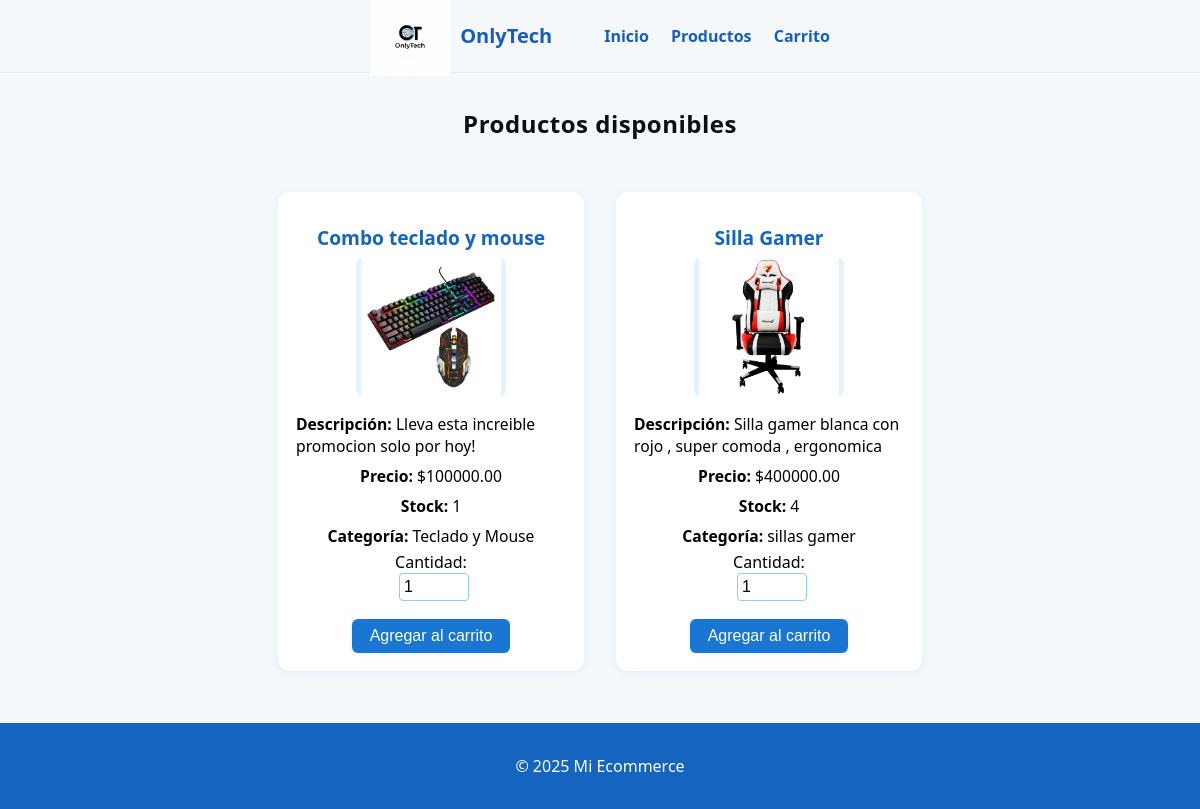
/, run on an earlier commit of the app's database.
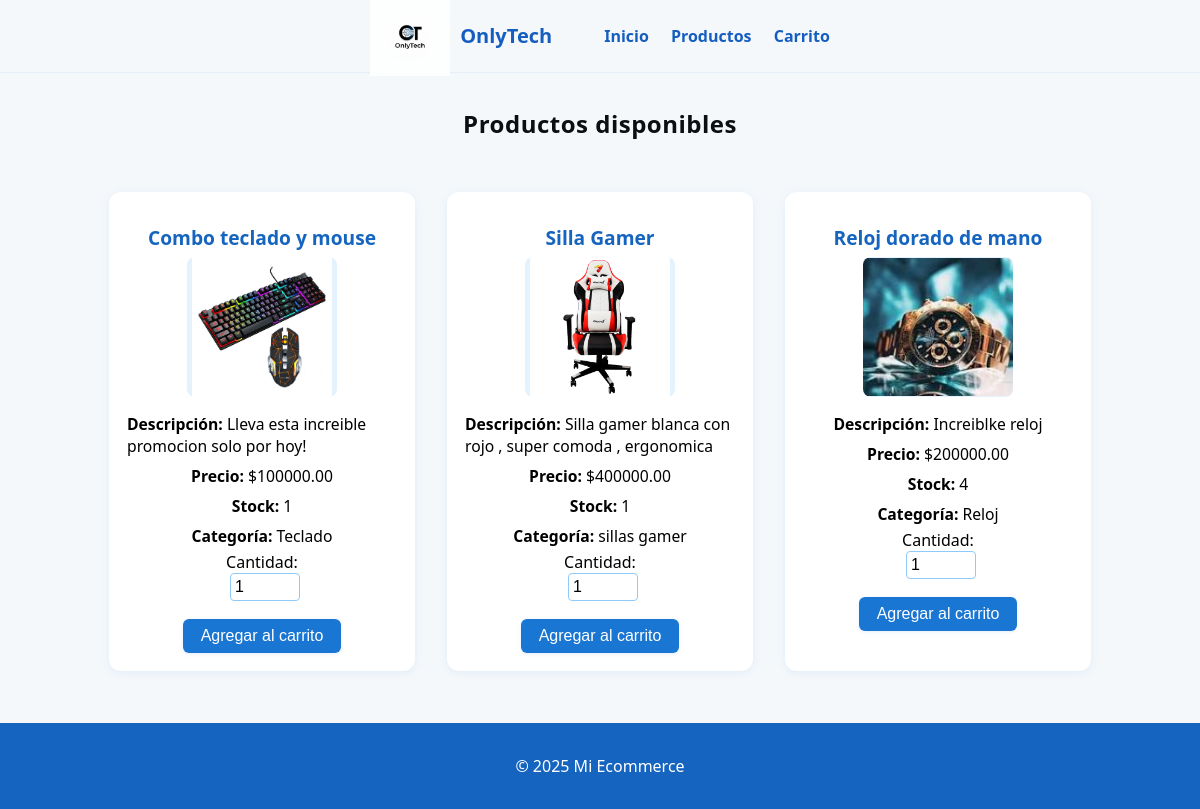
And on a later commit of the database.
### tienda/models.py (models this page shows, shortened)
class Producto(models.Model):
    nombre = models.CharField(max_length=100)
    descripcion = models.TextField()
    precio = models.DecimalField(max_digits=10, decimal_places=2)
    stock = models.IntegerField()
    categoria = models.ForeignKey(CategoriaProducto, on_delete=models.CASCADE)
    imagen = models.ImageField(upload_to='productos/', null=True, blank=True)  # 👈 NUEVO CAMPO

class CategoriaProducto(models.Model):
    nombre_categoria = models.CharField(max_length=100)

### tienda/views.py (the view)
# urls.py: path('', views.home, name='home'),
def home(request):
    productos = Producto.objects.filter(stock__gt=0)
    return render(request, 'tienda/index.html', {'productos': productos})

### tienda/templates/tienda/index.html
{% extends "tienda/base.html" %}
{% block content %}
<h2>Productos disponibles</h2>
<div class="productos-lista">
    {% for producto in productos %}
        <div class="producto-item">
            <h3>{{ producto.nombre }}</h3>
            {% if producto.imagen %}
                <img src="{{ producto.imagen.url }}" alt="{{ producto.nombre }}" width="150">
            {% endif %}
            <p><strong>Descripción:</strong> {{ producto.descripcion }}</p>
            <p><strong>Precio:</strong> ${{ producto.precio }}</p>
            <p><strong>Stock:</strong> {{ producto.stock }}</p>
            <p><strong>Categoría:</strong> {{ producto.categoria.nombre_categoria }}</p>
            <label for="cantidad-{{ producto.id }}">Cantidad:</label>
            <input type="number" id="cantidad-{{ producto.id }}" class="input-cantidad" min="1" max="{{ producto.stock }}" value="1" style="width:60px;">
            <button class="btn-agregar-carrito" data-id="{{ producto.id }}" data-nombre="{{ producto.nombre }}" data-precio="{{ producto.precio }}" data-stock="{{ producto.stock }}" data-imagen="{% if producto.imagen %}{{ producto.imagen.url }}{% endif %}">Agregar al carrito</button>
        </div>
    {% empty %}
        <p>No hay productos disponibles.</p>
    {% endfor %}
</div>
{% endblock %}

What changed in the data, as far as the page shows it:
changed through a linked row, Producto "Combo teclado y mouse": categoria.nombre_categoria "Teclado y Mouse" → "Teclado"
changed Producto "Silla Gamer": stock "4" → "1"
added Producto: nombre "Reloj dorado de mano", imagen (picture), descripcion "Increiblke reloj", precio "200000.00", stock "4", categoria.nombre_categoria "Reloj"
